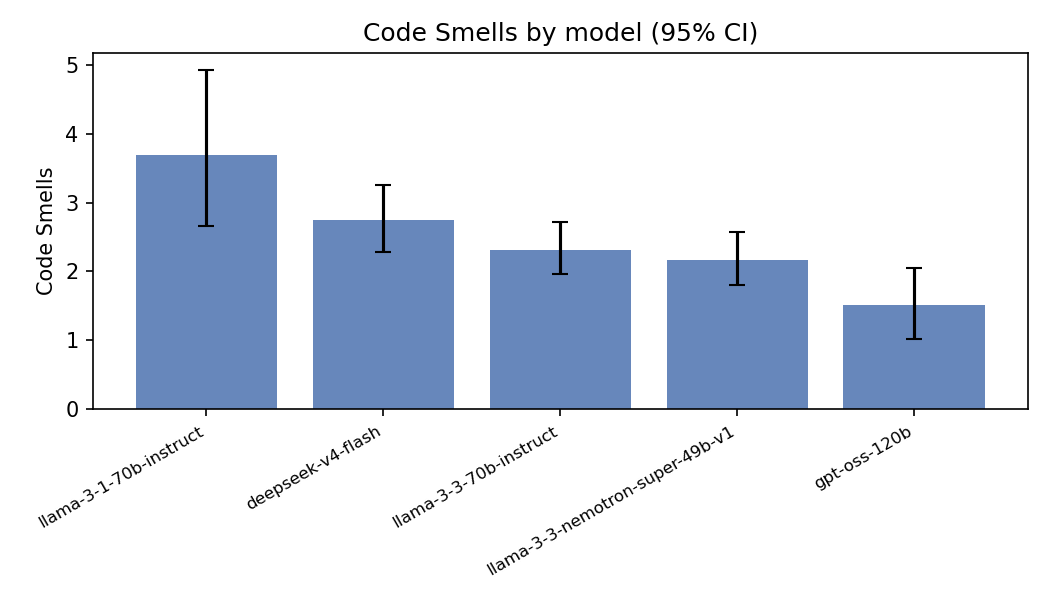
#> input picture research/data/paper_exhibits/fig_code_smells.png, 1050 x 600 px
$ python task16_copilot.py resize ../../data/paper_exhibits/fig_code_smells.png out.png
#> lines starting #> are read from the running program, lines starting #| are printed output that depends on the picture
"""
Image Processor using Pillow and NumPy.
Features:
- Resize, crop, rotate images
- Convert formats (PNG, JPEG, WebP)
- Apply filters (grayscale, blur)
- Batch processing of directory
- CLI with argparse
"""

import argparse
import os
from PIL import Image, ImageFilter
import numpy as np
import logging

logging.basicConfig(level=logging.INFO)


def process_image(file: str, output: str, action: str):
#> called with output = 'out.png', action = 'resize'
    try:
        img = Image.open(file)
#> img is the input picture: PIL image 1050x600 RGBA; mean R, G, B, A 221.4, 227.5, 237.4, 255
        if action == "resize":
            img = img.resize((256, 256))
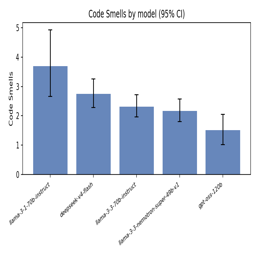
#> img: PIL image 256x256 RGBA; mean R, G, B, A 221.2, 227.3, 237.2, 255
        elif action == "crop":
            img = img.crop((0, 0, 128, 128))
        elif action == "rotate":
            img = img.rotate(90)
        elif action == "grayscale":
            img = img.convert("L")
        elif action == "blur":
            img = img.filter(ImageFilter.BLUR)
        img.save(output)
        logging.info(f"Processed {file} -> {output}")
    except Exception as e:
        logging.error(f"Error processing {file}: {e}")


def batch_process(directory: str, action: str):
    for file in os.listdir(directory):
        if file.lower().endswith(("png", "jpg", "jpeg")):
            process_image(os.path.join(directory, file), f"processed_{file}", action)


def main():
    parser = argparse.ArgumentParser(description="Image Processor")
    parser.add_argument("action", choices=["resize", "crop", "rotate", "grayscale", "blur"])
    parser.add_argument("input")
    parser.add_argument("output")
    args = parser.parse_args()
    if os.path.isdir(args.input):
        batch_process(args.input, args.action)
    else:
        process_image(args.input, args.output, args.action)


if __name__ == "__main__":
    main()

$ run again, on research/data/paper_exhibits/fig_quality_score.png
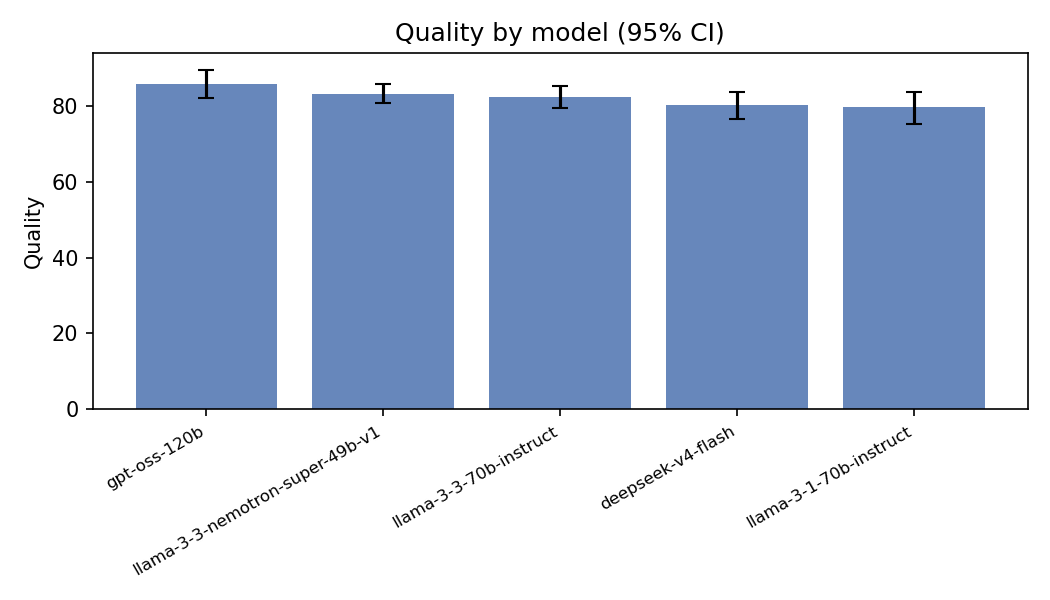
#> input picture research/data/paper_exhibits/fig_quality_score.png, 1050 x 600 px
#> in process_image, img is the input picture: PIL image 1050x600 RGBA; mean R, G, B, A 197.6, 208.8, 226.9, 255
#> in process_image, `img = img.resize((256, 256))`:
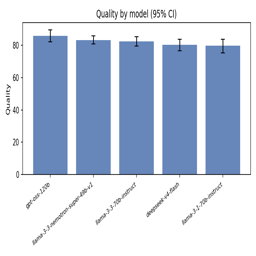
#> img: PIL image 256x256 RGBA; mean R, G, B, A 197.4, 208.6, 226.8, 255
